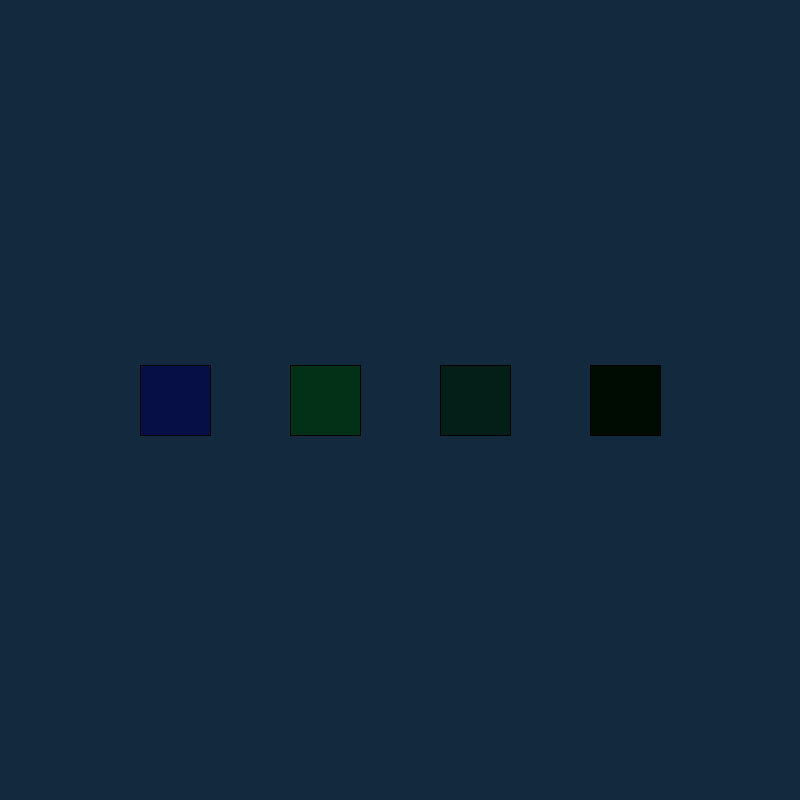
Frame 1 (no input)
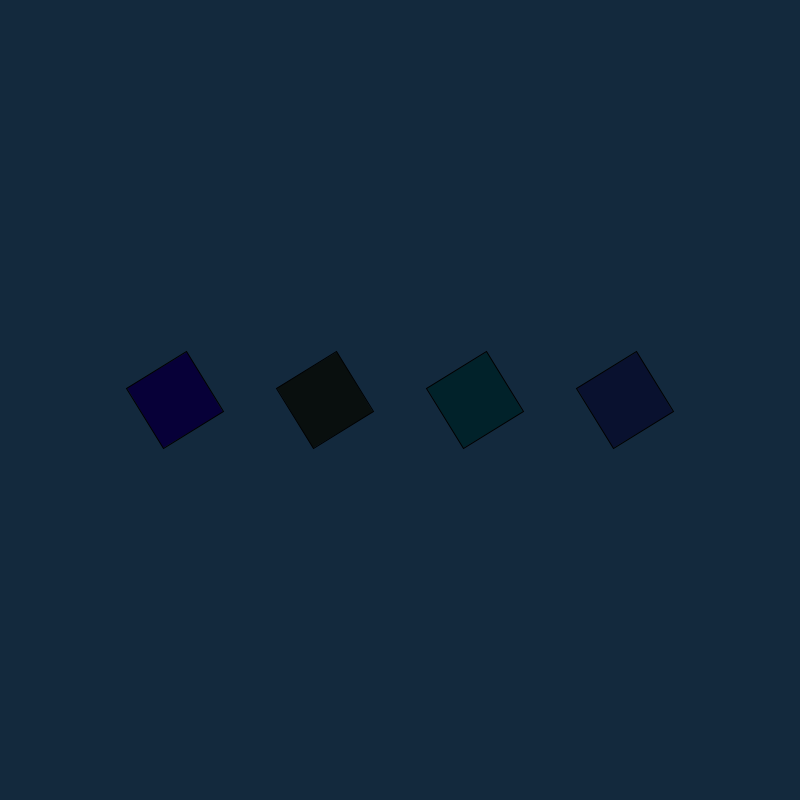
Frame 60 (the mouse pressed at the canvas centre just before this capture)
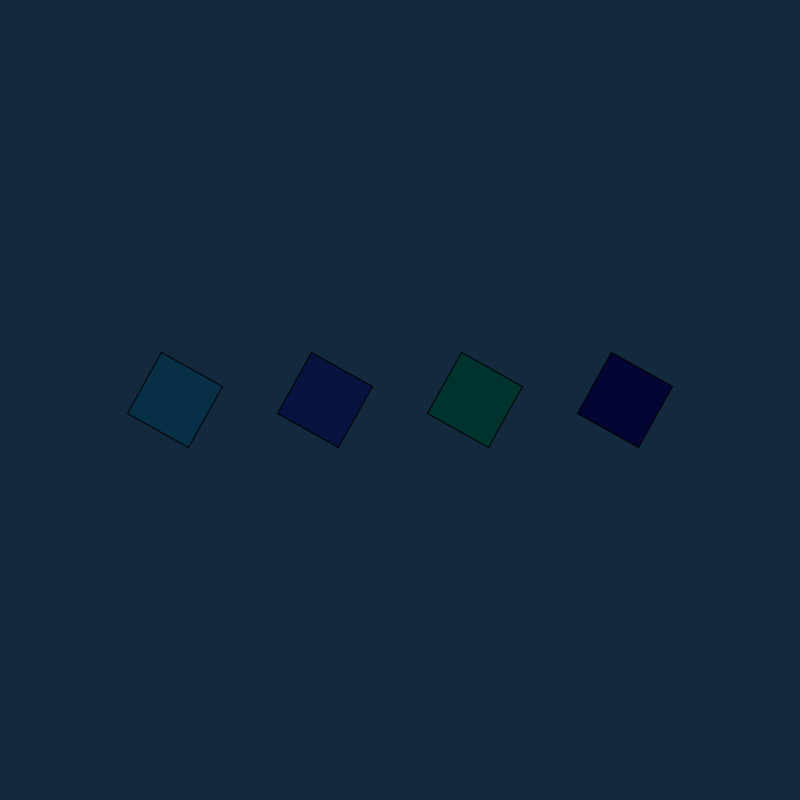
Frame 120 (the mouse held since frame 60 and released just before this capture)

The Processing sketch that drew these frames (run headless with seeded random() and noise(); from frame 60 on, the mouse is pressed at the canvas centre):

// Processing sketch: RMM_QuadradonoEixo
// ── RMM_QuadradonoEixo.pde
float angle = 0;
float spacing = 150; // Espaço entre os quadrados

void setup() {
  size(800, 800);
  rectMode(CENTER);
}

void draw() {
  background(#13293D);
  translate(width / 2, height / 2); // Centraliza o sistema de coordenadas no centro da tela
  
  for (int i = 0; i < 4; i++) {
    float x = (i * spacing) - (spacing * 1.5); // Calcula a posição X baseada no índice do quadrado
    
    pushMatrix();
    translate(x, 0);
    rotate(radians(angle));
    fill(random(10), random(58), random(74));
    rect(0, 0, 70, 70);
    popMatrix();
  }

  angle += 1;
}
